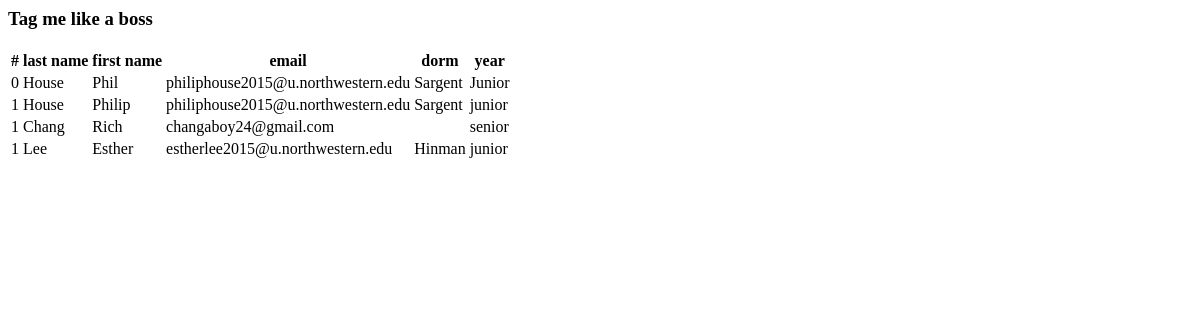
The page /admin/large-group/_get_event_table on the database as committed earlier.
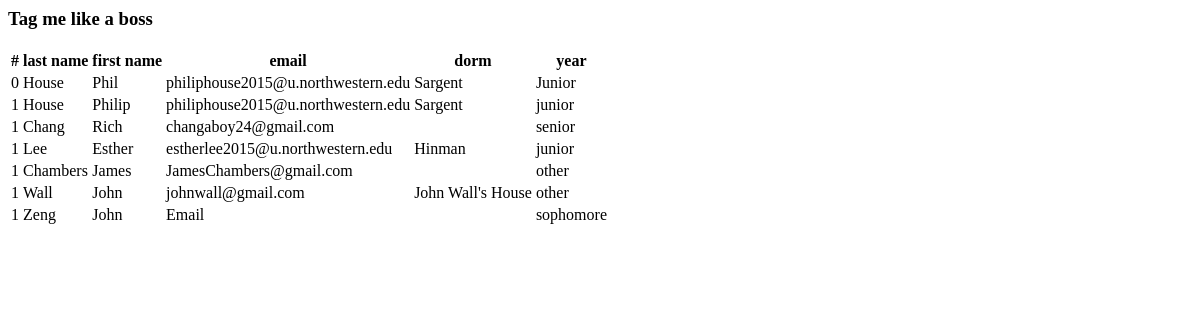
The same page on the database as committed later.
### arkaios/models.py (models this page shows, shortened)
class LargeGroupAttendance(Base):
	__tablename__ = 'large_group_attendance'
	id = Column(Integer, primary_key=True)
	first_time = Column(Integer)
	large_group_id = Column(Integer, ForeignKey('large_group.id'))
	large_group = relationship("LargeGroup", backref=backref('large_group_attendance', order_by=id))
	attendee_id = Column(Integer, ForeignKey('attendee.id'))
	attendee = relationship("Attendee", backref=backref('large_group_attendance', order_by=id))

class Attendee(Base):
	__tablename__ = 'attendee'
	id = Column(Integer, primary_key=True)
	first_name = Column(String(200))
	last_name = Column(String(200))
	year = Column(String(200))
	email = Column(String(100), unique=True)
	dorm = Column(String(100))

### arkaios/app.py (the view)
@app.route('/admin/large-group/_get_event_table')
def large_group_attendance_table_admin():
	quarter = request.args.get('quarter', "w14", type=str)
	week = request.args.get('week', 1, type=int)
	try:
		event_id = db.session.query(LargeGroup).filter_by(weekNumber=week).filter_by(quarter=quarter).first().id
		attendance_records = db.session.query(LargeGroupAttendance).filter_by(large_group_id=event_id)
		return render_template('largegroup/_attendance_table.html', attendance=attendance_records)
	except AttributeError:
		return render_template('largegroup/_no_event_found.html')

### arkaios/templates/largegroup/_attendance_table.html
<h3>Tag me like a boss</h3>
<table class="table table-condensed table-hover">
	<tr>
		<th>#</th>
		<th>last name</th>
		<th>first name</th>
		<th>email</th>
		<th>dorm</th>
		<th>year</th>
	</tr>
	<tr>
		<td>0</td>
		<td>House</td>
		<td>Phil</td>
		<td>philiphouse2015@u.northwestern.edu</td>
		<td>Sargent</td>
		<td>Junior</td>
	</tr>
	{% for user in attendance %}
		<tr>
			<td>1</td>
			<td>{{ user.attendee.last_name }}</td>
			<td>{{ user.attendee.first_name }}</td>
			<td>{{ user.attendee.email }}</td>
			<td>{{ user.attendee.dorm }}</td>
			<td>{{ user.attendee.year }}</td>
		</tr>
	{% endfor %}
</table>

Rows that differ between the two databases and show on the page:
added LargeGroupAttendance: attendee.last_name "Chambers", attendee.first_name "James", attendee.email "JamesChambers@gmail.com", attendee.year "other"
added LargeGroupAttendance: attendee.last_name "Wall", attendee.first_name "John", attendee.email "johnwall@gmail.com", attendee.dorm "John Wall's House", attendee.year "other"
added LargeGroupAttendance: attendee.last_name "Zeng", attendee.first_name "John", attendee.email "Email", attendee.year "sophomore"
